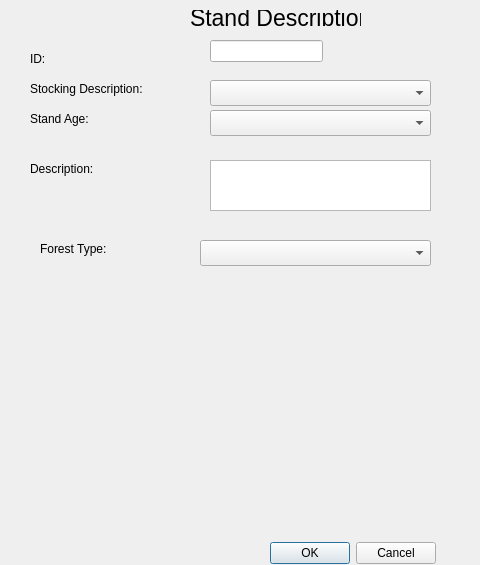
<?xml version="1.0" encoding="UTF-8"?>
<ui version="4.0">
 <class>stand_status_form</class>
 <widget class="QDialog" name="stand_status_form">
  <property name="enabled">
   <bool>true</bool>
  </property>
  <property name="geometry">
   <rect>
    <x>0</x>
    <y>0</y>
    <width>480</width>
    <height>565</height>
   </rect>
  </property>
  <property name="cursor">
   <cursorShape>IBeamCursor</cursorShape>
  </property>
  <property name="windowTitle">
   <string>Stand Area Editing</string>
  </property>
  <widget class="QDialogButtonBox" name="buttonBox">
   <property name="geometry">
    <rect>
     <x>260</x>
     <y>540</y>
     <width>176</width>
     <height>27</height>
    </rect>
   </property>
   <property name="orientation">
    <enum>Qt::Horizontal</enum>
   </property>
   <property name="standardButtons">
    <set>QDialogButtonBox::Cancel|QDialogButtonBox::Ok</set>
   </property>
  </widget>
  <widget class="QLabel" name="label">
   <property name="geometry">
    <rect>
     <x>190</x>
     <y>10</y>
     <width>171</width>
     <height>16</height>
    </rect>
   </property>
   <property name="font">
    <font>
     <pointsize>17</pointsize>
    </font>
   </property>
   <property name="text">
    <string>Stand Description</string>
   </property>
  </widget>
  <widget class="QLabel" name="label_5">
   <property name="geometry">
    <rect>
     <x>30</x>
     <y>110</y>
     <width>121</width>
     <height>17</height>
    </rect>
   </property>
   <property name="text">
    <string>Stand Age:</string>
   </property>
  </widget>
  <widget class="QLabel" name="label_6">
   <property name="geometry">
    <rect>
     <x>30</x>
     <y>80</y>
     <width>141</width>
     <height>17</height>
    </rect>
   </property>
   <property name="text">
    <string>Stocking Description:</string>
   </property>
  </widget>
  <widget class="QLabel" name="label_9">
   <property name="geometry">
    <rect>
     <x>30</x>
     <y>160</y>
     <width>171</width>
     <height>17</height>
    </rect>
   </property>
   <property name="text">
    <string>Description:</string>
   </property>
  </widget>
  <widget class="QComboBox" name="stockingtype_id">
   <property name="geometry">
    <rect>
     <x>210</x>
     <y>80</y>
     <width>221</width>
     <height>26</height>
    </rect>
   </property>
  </widget>
  <widget class="QPlainTextEdit" name="stand_description">
   <property name="geometry">
    <rect>
     <x>210</x>
     <y>160</y>
     <width>221</width>
     <height>51</height>
    </rect>
   </property>
  </widget>
  <widget class="QComboBox" name="forestagetype_id">
   <property name="geometry">
    <rect>
     <x>210</x>
     <y>110</y>
     <width>221</width>
     <height>26</height>
    </rect>
   </property>
  </widget>
  <widget class="QLabel" name="label_12">
   <property name="geometry">
    <rect>
     <x>40</x>
     <y>240</y>
     <width>171</width>
     <height>17</height>
    </rect>
   </property>
   <property name="text">
    <string>Forest Type:</string>
   </property>
  </widget>
  <widget class="QLabel" name="label_7">
   <property name="geometry">
    <rect>
     <x>30</x>
     <y>50</y>
     <width>141</width>
     <height>17</height>
    </rect>
   </property>
   <property name="text">
    <string>ID:</string>
   </property>
  </widget>
  <widget class="QLineEdit" name="standdescription_id">
   <property name="geometry">
    <rect>
     <x>210</x>
     <y>40</y>
     <width>113</width>
     <height>22</height>
    </rect>
   </property>
   <property name="readOnly">
    <bool>true</bool>
   </property>
  </widget>
  <widget class="QComboBox" name="foresttype_id">
   <property name="geometry">
    <rect>
     <x>200</x>
     <y>240</y>
     <width>231</width>
     <height>26</height>
    </rect>
   </property>
  </widget>
 </widget>
 <resources/>
 <connections>
  <connection>
   <sender>buttonBox</sender>
   <signal>accepted()</signal>
   <receiver>stand_status_form</receiver>
   <slot>accept()</slot>
   <hints>
    <hint type="sourcelabel">
     <x>248</x>
     <y>254</y>
    </hint>
    <hint type="destinationlabel">
     <x>157</x>
     <y>274</y>
    </hint>
   </hints>
  </connection>
  <connection>
   <sender>buttonBox</sender>
   <signal>rejected()</signal>
   <receiver>stand_status_form</receiver>
   <slot>reject()</slot>
   <hints>
    <hint type="sourcelabel">
     <x>316</x>
     <y>260</y>
    </hint>
    <hint type="destinationlabel">
     <x>286</x>
     <y>274</y>
    </hint>
   </hints>
  </connection>
 </connections>
</ui>
